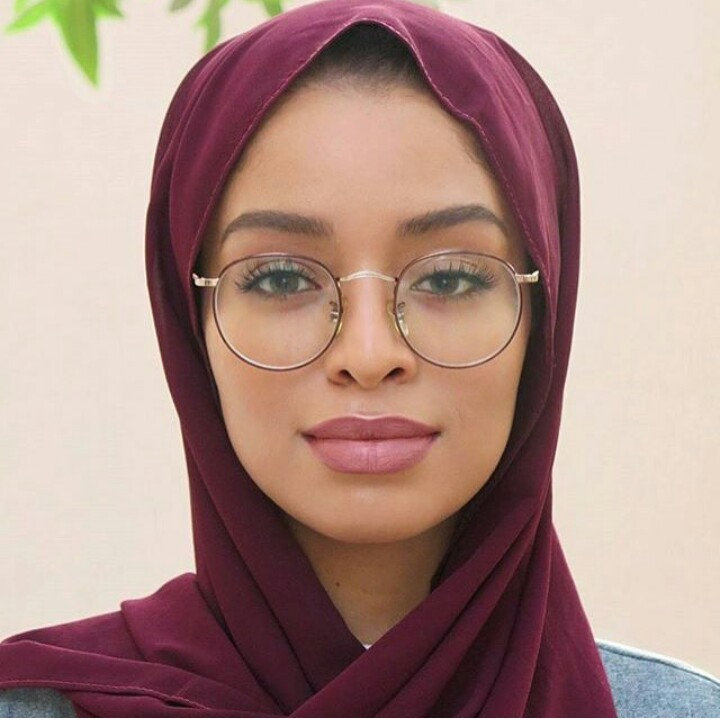
#> input picture Skin detector/test.JPG, 720 x 725 px
$ jupyter execute 'Skin detector.ipynb'
#> lines starting #> are read from the running program, lines starting #| are printed output that depends on the picture; after the words box and inside, x2 and y2 are one past the last pixel; in counts of white or black regions, pixels touching at a corner belong together
[cell 1]
# Required modules
import cv2
import numpy as np
import matplotlib.pyplot as plt

[cell 2]
# Using hsv
image = cv2.imread("test.JPG")
#> image is the input picture: shape (725, 720, 3); mean B, G, R 135.4, 142.7, 173.4
plt.imshow(image)

[cell 3]
# converting from BGR TO RGB
#imageRGB = cv2.cvtColor(image, cv2.COLOR_BGR2RGB)
#plt.imshow(imageRGB)
# note: do not convert from rgb to hsv, it produces a black image when trying to detect skin

[cell 4]
# converting RGB to HSV
imageHSV = cv2.cvtColor(image, cv2.COLOR_BGR2HSV)
#> imageHSV: shape (725, 720, 3); mean H, S, V 61.2, 80.9, 174.3
plt.imshow(imageHSV)

[cell 5]
min_HSV = np.array([0, 58, 30], dtype = "uint8")
max_HSV = np.array([33, 255, 255], dtype = "uint8")

skinRegionHSV = cv2.inRange(imageHSV, min_HSV, max_HSV)
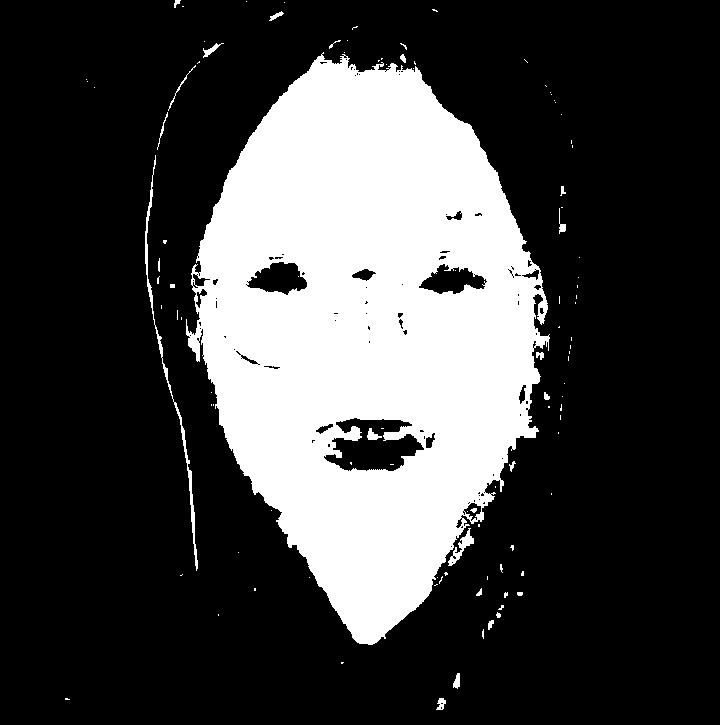
#> skinRegionHSV: shape (725, 720); 26.1% white; 106 white regions (81 under 20 px), largest, box (x1, y1, x2, y2) and area: (186, 52, 550, 645) 133506, (145, 155, 198, 571) 1015, (448, 528, 474, 566) 283
skinHSV = cv2.bitwise_and(image, image, mask = skinRegionHSV) # used in merging images together or portions of it.
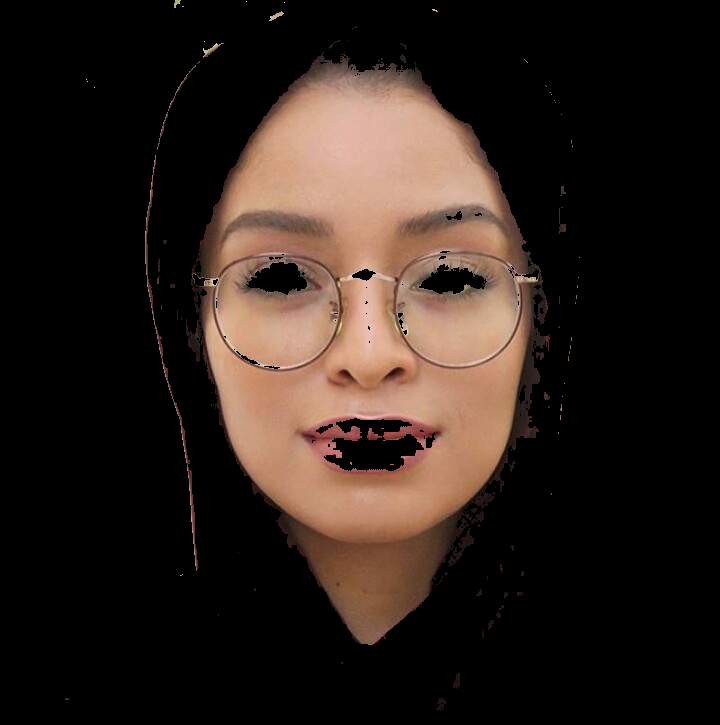
#> skinHSV: shape (725, 720, 3); mean B, G, R 27, 33.1, 44.4
plt.figure(figsize=(12,12))
plt.imshow(skinHSV)

[cell 6]
# used to create anothe image
#cv2.imwrite("hsv1.png", np.hstack([image, skinHSV]))

# using the ycrcb

[cell 7]
# Required modules
import cv2
import numpy as np
import matplotlib.pyplot as plt

min_YCrCb = np.array([0,133,77],np.uint8)
max_YCrCb = np.array([235,173,127],np.uint8)

[cell 8]
image = cv2.imread("test.JPG")
plt.imshow(image)

[cell 9]
imageYCrCb = cv2.cvtColor(image,cv2.COLOR_BGR2YCR_CB)
#> imageYCrCb: shape (725, 720, 3); mean of channels 0, 1, 2 151, 143.9, 119.1
plt.imshow(imageYCrCb)

[cell 10]
skinRegionYCrCb = cv2.inRange(imageYCrCb,min_YCrCb,max_YCrCb)
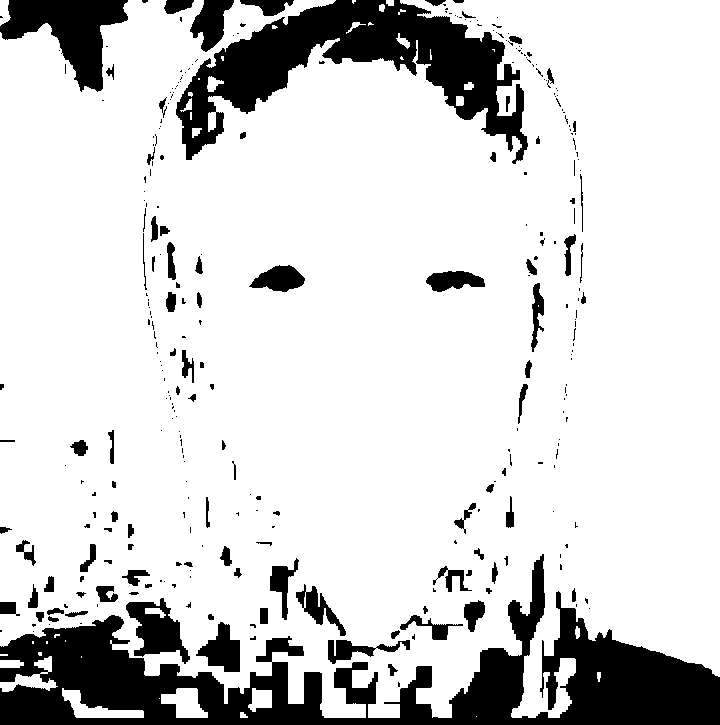
#> skinRegionYCrCb: shape (725, 720); 83.4% white; 311 black regions (211 under 20 px), largest, box (x1, y1, x2, y2) and area: (0, 554, 720, 725) 40960, (176, 0, 528, 164) 21534, (0, 0, 128, 92) 5656
hold = cv2.bitwise_and(image, image, mask = skinRegionYCrCb)
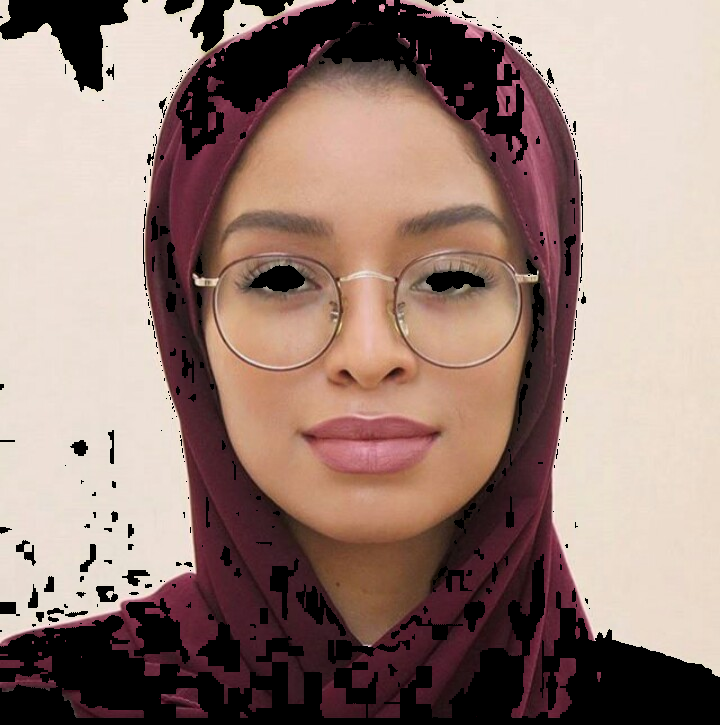
#> hold: shape (725, 720, 3); mean B, G, R 119, 127.4, 152.6
plt.imshow(hold)

[cell 11]
plt.figure(figsize=(12,12))
plt.imshow(hold)

[cell 12]
#cv2.imwrite("ycrcb.png", np.hstack([image,skinYCrCb]))

# Color space histogram

cv2.calcHist(images, channels, mask, histSize, ranges)
images : surce image of type uint8 or float32.
channels : Index of channel for which we calculate histogram.
mask : mask image. To find histogram of full image, it is given as “None”.
histSize : this represents our BIN count. For full scale, we pass [256].
ranges : this is our RANGE. Normally, it is [0,256].

[cell 13]
# HSV Color-Space Histogram
color = ('r','g','b')
for i,col in enumerate(color):
    histr = cv2.calcHist([skinHSV],[i],None,[256],[0,256])
    plt.plot(histr,color = col)
    plt.xlim([0,256])
    plt.ylim([0,500])
plt.show()
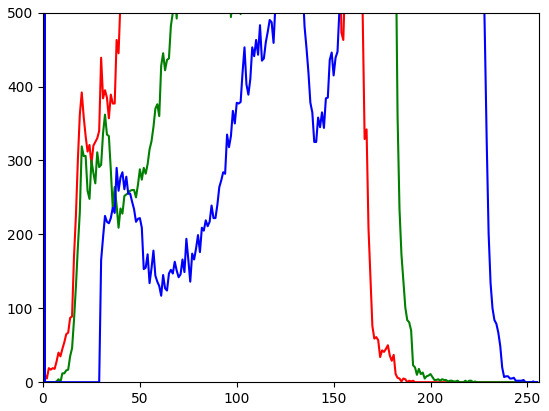
#> figure drawn by matplotlib, 1 panel; curve peaks at x = 0, y = 385842; curve peaks at x = 0, y = 385820; curve peaks at x = 0, y = 385820

$ run again, with Skin detector/hsv1.png saved as Skin detector/test.JPG
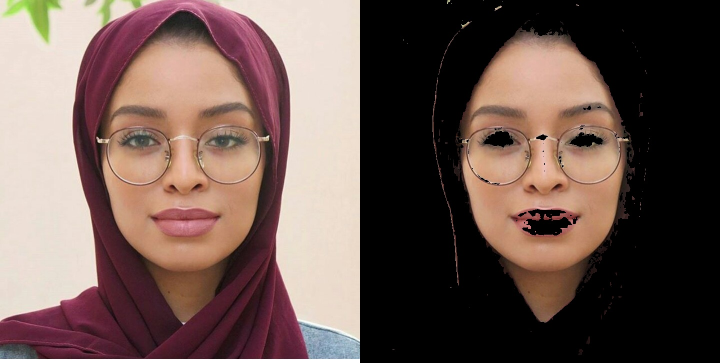
#> input picture Skin detector/hsv1.png, 1440 x 725 px (shown at 1/2 size)
#> image is the input picture: shape (725, 1440, 3); mean B, G, R 81.3, 87.9, 108.9
#> imageHSV: shape (725, 1440, 3); mean H, S, V 33.4, 60.7, 109.4
#> `skinRegionHSV = cv2.inRange(imageHSV, min_HSV, max_HSV)`:
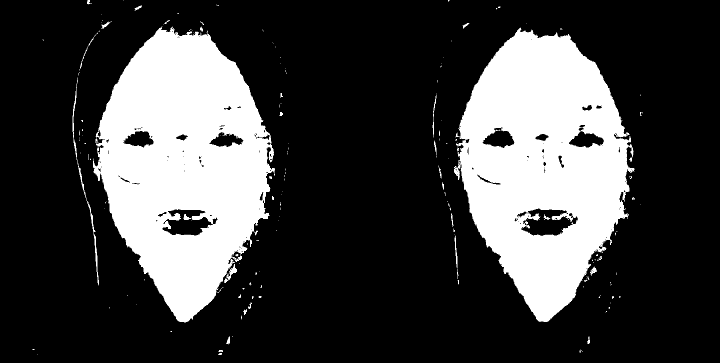
#> skinRegionHSV: shape (725, 1440) (shown at 1/2 size); 25.7% white; 196 white regions (158 under 20 px), largest, box (x1, y1, x2, y2) and area: (186, 52, 550, 645) 133793, (908, 55, 1270, 644) 130555, (145, 155, 198, 571) 1032
#> imageYCrCb: shape (725, 1440, 3); mean of channels 0, 1, 2 93.4, 139.1, 121.1
#> skinRegionYCrCb: shape (725, 1440); 54.8% white; 335 black regions (223 under 20 px), largest, box (x1, y1, x2, y2) and area: (0, 0, 1440, 725) 420234, (176, 0, 527, 160) 21287, (0, 0, 128, 94) 5673
#> `plt.show()`:
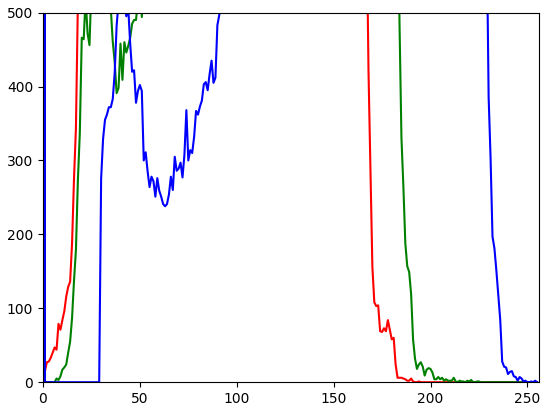
#> figure drawn by matplotlib, 1 panel; curve peaks at x = 0, y = 775807; curve peaks at x = 0, y = 775763; curve peaks at x = 0, y = 775739
